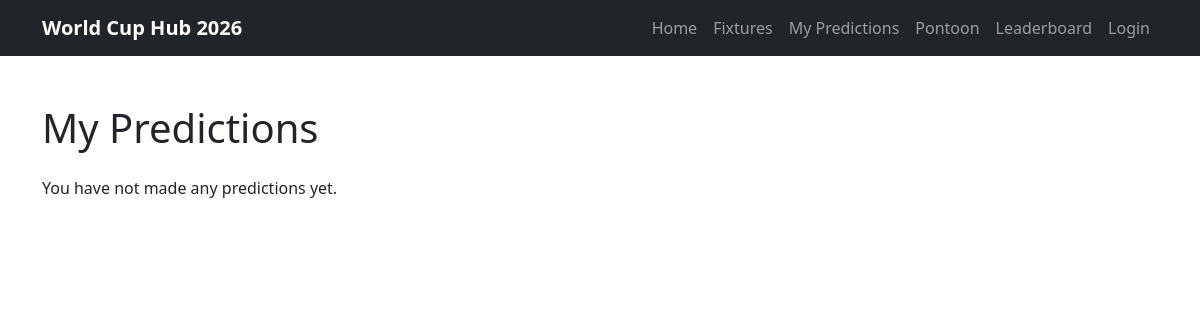
The page /my-predictions/ (signed in) on the database as committed earlier.
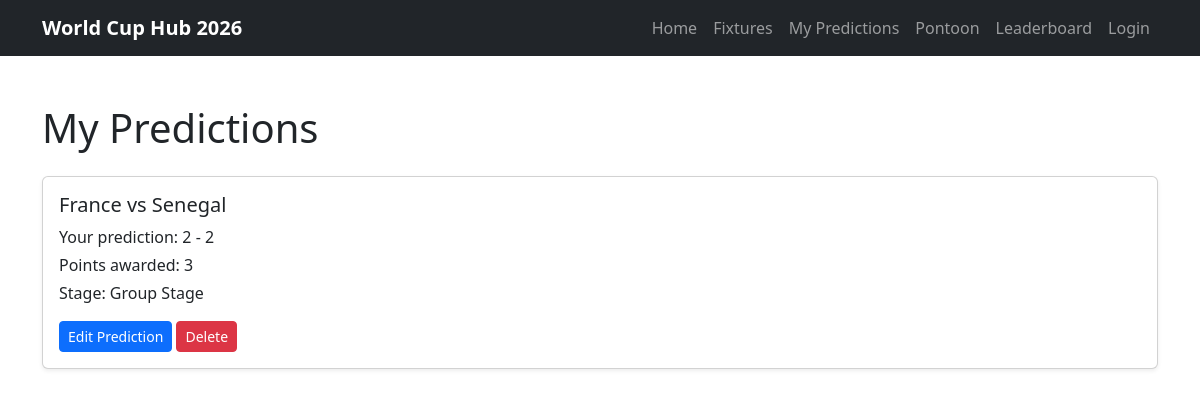
The same page on the database as committed later.
### predictor/models.py (models this page shows, shortened)
class Prediction(models.Model):
    user = models.ForeignKey(
        User,
        on_delete=models.CASCADE,
        related_name='predictions'
    )
    fixture = models.ForeignKey(
        Fixture,
        on_delete=models.CASCADE,
        related_name='predictions'
    )
    predicted_home_score = models.PositiveIntegerField()
    predicted_away_score = models.PositiveIntegerField()
    points_awarded = models.IntegerField(default=0)
    created_at = models.DateTimeField(auto_now_add=True)
    class Meta:
        unique_together = ('user', 'fixture')
        ordering = ['fixture__kickoff_time']

class Fixture(models.Model):
    STAGE_CHOICES = [
        ('Group Stage', 'Group Stage'),
        ('Round of 32', 'Round of 32'),
        ('Round of 16', 'Round of 16'),
        ('Quarterfinals', 'Quarterfinals'),
        ('Semifinals', 'Semifinals'),
        ('Final', 'Final'),
    ]
    home_team = models.ForeignKey(
        Team,
        on_delete=models.CASCADE,
        related_name='home_fixtures'
    )
    away_team = models.ForeignKey(
        Team,
        on_delete=models.CASCADE,
        related_name='away_fixtures'
    )
    stadium = models.ForeignKey(
        Stadium,
        on_delete=models.SET_NULL,
        related_name='fixtures',
        null=True,
        blank=True
    )
    stage = models.CharField(max_length=20, choices=STAGE_CHOICES)
    kickoff_time = models.DateTimeField()
    home_team_score = models.PositiveIntegerField(blank=True, null=True)
    away_team_score = models.PositiveIntegerField(blank=True, null=True)
    class Meta:
        ordering = ['kickoff_time']

class Team(models.Model):
    GROUP_CHOICES = [
        ('A', 'Group A'),
        ('B', 'Group B'),
        ('C', 'Group C'),
        ('D', 'Group D'),
        ('E', 'Group E'),
        ('F', 'Group F'),
        ('G', 'Group G'),
        ('H', 'Group H'),
        ('I', 'Group I'),
        ('J', 'Group J'),
        ('K', 'Group K'),
        ('L', 'Group L'),
    ]
    name = models.CharField(max_length=100)
    group = models.CharField(max_length=1, choices=GROUP_CHOICES)
    manager = models.CharField(max_length=100, blank=True, null=True)
    captain = models.CharField(max_length=100, blank=True, null=True)
    best_world_cup_finish = models.CharField(max_length=100, blank=True, null=True)
    best_world_cup_year = models.CharField(max_length=100,blank=True,null=True)
    def __str__(self):
        return self.name

### predictor/views.py (the view)
@login_required
def my_predictions(request):
    predictions = Prediction.objects.filter(
        user=request.user
    )
    context = {
        "predictions": predictions,
    }
    return render(
        request,
        "predictor/my_predictions.html",
        context
    )

### predictor/templates/predictor/my_predictions.html
{% extends "base.html" %} {% block title %} My Predictions | World Cup Hub 2026 {% endblock %} {% block content %}
<section class="container py-5">
  <h1 class="mb-4">My Predictions</h1>
  {% for prediction in predictions %}
  <div class="card mb-3 shadow-sm">
    <div class="card-body">
      <h2 class="h5">{{ prediction.fixture.home_team }} vs {{ prediction.fixture.away_team }}</h2>
      <p class="mb-1">Your prediction: {{ prediction.predicted_home_score }} - {{ prediction.predicted_away_score }}</p>
      <p class="mb-1">Points awarded: {{ prediction.points_awarded }}</p>
      <p class="mb-0">Stage: {{ prediction.fixture.get_stage_display }}</p>
      <a href="{% url 'create_prediction' prediction.fixture.id %}" class="btn btn-primary btn-sm mt-3"> Edit Prediction </a>
      <a href="{% url 'delete_prediction' prediction.id %}" class="btn btn-danger btn-sm mt-3"> Delete </a>
    </div>
  </div>
  {% empty %}
  <p>You have not made any predictions yet.</p>
  {% endfor %}
</section>
{% endblock %}

### templates/base.html (shortened to what this page needs)
{% load static %}
<!doctype html>
<html lang="en">
  <head>
    <link href="https://cdn.jsdelivr.net/npm/bootstrap@5.3.3/dist/css/bootstrap.min.css" rel="stylesheet" />
    <link rel="stylesheet" href="{% static 'css/style.css' %}" />
  </head>
  <body>
    <nav class="navbar navbar-expand-lg navbar-dark bg-dark">
      <div class="container">
        <a class="navbar-brand fw-bold" href="#">World Cup Hub 2026</a>
        <div class="collapse navbar-collapse" id="mainNavbar">
          <ul class="navbar-nav ms-auto mb-2 mb-lg-0">
            <li class="nav-item">
              <a class="nav-link" href="#">Home</a>
            </li>
            <li class="nav-item">
              <a class="nav-link" href="{% url 'fixtures' %}">Fixtures</a>
            </li>
            <li class="nav-item">
              <a class="nav-link" href="{% url 'my_predictions' %}"> My Predictions </a>
            </li>
            <li class="nav-item">
              <a class="nav-link" href="{% url 'pontoon_home' %}"> Pontoon </a>
            </li>
            <li class="nav-item">
              <a class="nav-link" href="{% url 'leaderboard' %}"> Leaderboard </a>
            </li>
            <li class="nav-item">
              <a class="nav-link" href="#">Login</a>
            </li>
          </ul>
        </div>
      </div>
    </nav>
<main>
  {% block content %}
  {% endblock %}
</main>
  </body>
</html>

Rows that differ between the two databases and show on the page:
added Prediction: fixture.home_team "France", fixture.away_team "Senegal", predicted_home_score "2", predicted_away_score "2", points_awarded "3", fixture.stage "Group Stage"
Other text that changed with them:
text no longer shown: "You have not made any predictions yet."
